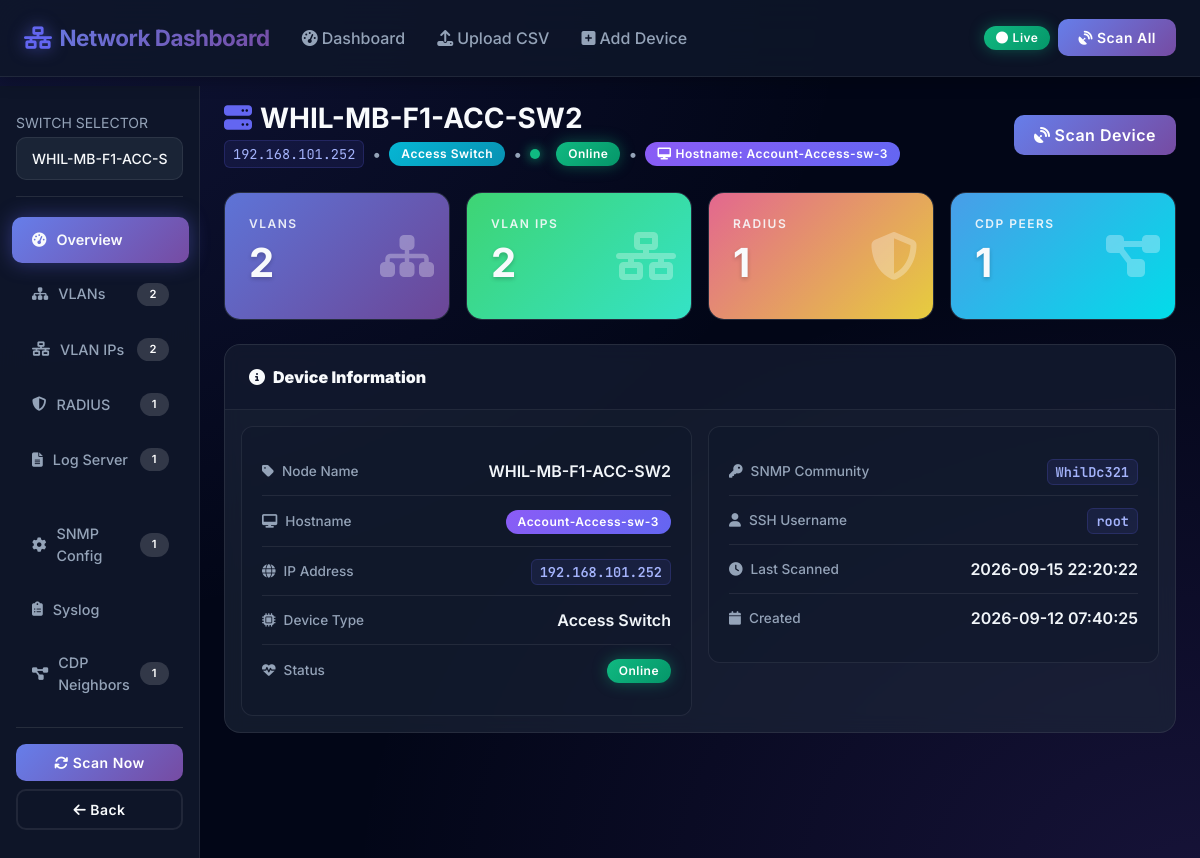
The app's page /device/10 with its own data.
### tables this page shows
CREATE TABLE devices (
            id INTEGER PRIMARY KEY AUTOINCREMENT,
            node_name TEXT NOT NULL,
            ip_address TEXT UNIQUE NOT NULL,
            device_type TEXT NOT NULL CHECK(device_type IN ('access_switch', 'distribution_switch')),
            snmp_community TEXT DEFAULT 'public',
            ssh_username TEXT DEFAULT 'admin',
            ssh_password TEXT DEFAULT 'admin123',
            ssh_enabled INTEGER DEFAULT 1,
            snmp_enabled INTEGER DEFAULT 1,
            status TEXT DEFAULT 'unknown',
            last_scanned DATETIME,
            created_at DATETIME DEFAULT CURRENT_TIMESTAMP,
            updated_at DATETIME DEFAULT CURRENT_TIMESTAMP
        , hostname TEXT DEFAULT '');

### app.py (the view)
@app.route('/device/<int:device_id>')
def device_detail(device_id):
    device = Database.get_device(device_id)
    if not device:
        flash('Device not found', 'error')
        return redirect(url_for('index'))
    summary = Database.get_device_summary(device_id)
    all_devices = Database.get_all_devices()
    return render_template(
        'dashboard.html',
        device=device,
        summary=summary,
        all_devices=all_devices,
        active_section='overview'
    )

### database.py (called while the page is built)
    @classmethod
    def get_connection(cls):
        conn = sqlite3.connect(Config.DB_PATH, timeout=30.0)
        conn.row_factory = sqlite3.Row  # Returns rows as dictionaries
        conn.execute("PRAGMA foreign_keys = ON;")
        conn.execute("PRAGMA journal_mode = WAL;")  # High concurrency support
        return conn

    @classmethod
    def execute_query(cls, query, params=None, fetch=True):
        conn = None
        try:
            conn = cls.get_connection()
            cursor = conn.cursor()
            cursor.execute(query, params or ())
            if fetch:
                results = [dict(row) for row in cursor.fetchall()]
                return results
            else:
                conn.commit()
                return cursor.lastrowid
        except Exception as e:
            logger.error(f"SQLite Query Error: {e}\nQuery: {query}")
            if conn:
                conn.rollback()
            raise
        finally:
            if conn:
                conn.close()

    @classmethod
    def get_all_devices(cls):
        return cls.execute_query("SELECT * FROM device_summary ORDER BY node_name")

    @classmethod
    def get_device(cls, device_id):
        results = cls.execute_query("SELECT * FROM devices WHERE id = ?", (device_id,))
        return results[0] if results else None

    @classmethod
    def get_device_summary(cls, device_id):
        results = cls.execute_query("SELECT * FROM device_summary WHERE id = ?", (device_id,))
        return results[0] if results else None

### templates/dashboard.html (shortened to what this page needs)
{% extends "base.html" %}
{% block content %}
<div class="container-fluid px-0">
    <div class="row g-0">
        {% set active_section = 'overview' %}
        {% include "partials/_sidebar.html" %}
        <main class="col-md-10 ms-auto px-4 py-3">
            <div class="animate-fade-in mb-4 d-flex justify-content-between align-items-center flex-wrap gap-2">
                <div>
                    <h3 class="mb-1" style="font-weight:700;">
                        <i class="fas fa-server me-2" style="color:var(--primary);"></i>{{ device.node_name }}
                    </h3>
                    <div class="text-muted d-flex flex-wrap align-items-center gap-2">
                        <code>{{ device.ip_address }}</code>
                        <span>•</span>
                        {% if device.device_type == 'distribution_switch' %}
                            <span class="badge bg-warning">Distribution Switch</span>
                        {% else %}
                            <span class="badge bg-info">Access Switch</span>
                        {% endif %}
                        <span>•</span>
                        {% if device.status == 'online' %}
                            <span class="status-indicator online"></span><span class="badge bg-success">Online</span>
                        {% elif device.status == 'offline' %}
                            <span class="status-indicator offline"></span><span class="badge bg-danger">Offline</span>
                        {% else %}
                            <span class="status-indicator unknown"></span><span class="badge bg-secondary">Unknown</span>
                        {% endif %}
                        {% if device.hostname %}
                            <span>•</span>
                            <span class="badge" style="background:linear-gradient(135deg,#8b5cf6,#6366f1);">
                                <i class="fas fa-desktop me-1"></i>Hostname: {{ device.hostname }}
                            </span>
                        {% endif %}
                    </div>
                </div>
                <button class="btn btn-primary" onclick="scanDevice({{ device.id }})">
                    <i class="fas fa-satellite-dish me-1"></i>Scan Device
                </button>
            </div>
            <div class="row g-3 mb-4">
                <div class="col-md-3 animate-fade-in-delay-1">
                    <div class="stat-card gradient-1">
                        <h6>VLANs</h6>
                        <h2>{{ summary.total_vlans if summary else 0 }}</h2>
                        <i class="fas fa-sitemap stat-icon"></i>
                    </div>
                </div>
                <div class="col-md-3 animate-fade-in-delay-2">
                    <div class="stat-card gradient-4">
                        <h6>VLAN IPs</h6>
                        <h2>{{ summary.total_vlan_ips if summary else 0 }}</h2>
                        <i class="fas fa-network-wired stat-icon"></i>
                    </div>
                </div>
                <div class="col-md-3 animate-fade-in-delay-3">
                    <div class="stat-card gradient-5">
                        <h6>RADIUS</h6>
                        <h2>{{ summary.total_radius_servers if summary else 0 }}</h2>
                        <i class="fas fa-shield-alt stat-icon"></i>
                    </div>
                </div>
                <div class="col-md-3 animate-fade-in-delay-4">
                    <div class="stat-card gradient-3">
                        <h6>CDP Peers</h6>
                        <h2>{{ summary.total_cdp_neighbors if summary else 0 }}</h2>
                        <i class="fas fa-project-diagram stat-icon"></i>
                    </div>
                </div>
            </div>
            <div class="card animate-fade-in">
                <div class="card-header">
                    <i class="fas fa-info-circle me-2"></i><strong>Device Information</strong>
                </div>
                <div class="card-body">
                    <div class="row g-3">
                        <div class="col-md-6">
                            <div class="device-info-panel">
                                <div class="info-row">
                                    <span class="info-label"><i class="fas fa-tag me-2"></i>Node Name</span>
                                    <span class="info-value">{{ device.node_name }}</span>
                                </div>
                                <div class="info-row">
                                    <span class="info-label"><i class="fas fa-desktop me-2"></i>Hostname</span>
                                    <span class="info-value">
                                        {% if device.hostname %}
                                            <span class="badge" style="background:linear-gradient(135deg,#8b5cf6,#6366f1);">{{ device.hostname }}</span>
                                        {% else %}
                                            <span class="text-muted">Not discovered yet</span>
                                        {% endif %}
                                    </span>
                                </div>
                                <div class="info-row">
                                    <span class="info-label"><i class="fas fa-globe me-2"></i>IP Address</span>
                                    <span class="info-value"><code>{{ device.ip_address }}</code></span>
                                </div>
                                <div class="info-row">
                                    <span class="info-label"><i class="fas fa-microchip me-2"></i>Device Type</span>
                                    <span class="info-value">{{ device.device_type | replace('_', ' ') | title }}</span>
                                </div>
                                <div class="info-row">
                                    <span class="info-label"><i class="fas fa-heartbeat me-2"></i>Status</span>
                                    <span class="info-value">
                                        {% if device.status == 'online' %}
                                            <span class="badge bg-success">Online</span>
                                        {% elif device.status == 'offline' %}
                                            <span class="badge bg-danger">Offline</span>
                                        {% else %}
                                            <span class="badge bg-secondary">Unknown</span>
                                        {% endif %}
                                    </span>
                                </div>
                            </div>
                        </div>
                        <div class="col-md-6">
                            <div class="device-info-panel">
                                <div class="info-row">
                                    <span class="info-label"><i class="fas fa-key me-2"></i>SNMP Community</span>
                                    <span class="info-value"><code>{{ device.snmp_community }}</code></span>
                                </div>
                                <div class="info-row">
                                    <span class="info-label"><i class="fas fa-user me-2"></i>SSH Username</span>
                                    <span class="info-value"><code>{{ device.ssh_username }}</code></span>
                                </div>
                                <div class="info-row">
                                    <span class="info-label"><i class="fas fa-clock me-2"></i>Last Scanned</span>
                                    <span class="info-value">{{ device.last_scanned or 'Never' }}</span>
                                </div>
                                <div class="info-row">
                                    <span class="info-label"><i class="fas fa-calendar me-2"></i>Created</span>
                                    <span class="info-value">{{ device.created_at }}</span>
                                </div>
                            </div>
                        </div>
                    </div>
                </div>
            </div>
        </main>
    </div>
</div>
{% endblock %}

### records on screen
devices: node_name "WHIL-MB-F1-ACC-SW2", ip_address "192.168.101.252", hostname "Account-Access-sw-3", device_type "Access Switch", snmp_community "WhilDc321", ssh_username "root", last_scanned "2026-09-15 22:20:22", created_at "2026-09-12 07:40:25"

### other values on screen
{{ summary.total_vlans if summary else 0 }} "2"
{{ summary.total_vlan_ips if summary else 0 }} "2"
{{ summary.total_radius_servers if summary else 0 }} "1"
{{ summary.total_log_servers if summary else 0 }} "1"
{{ summary.total_snmp_configs if summary else 0 }} "1"
{{ summary.total_cdp_neighbors if summary else 0 }} "1"
form field value "WHIL-MB-F1-ACC-SW2"
